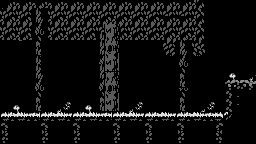

Rendered tile map (Tiled .tmx) drawn with the repository's tilesets; below, a short description and the full map source, tile grids included:
An orthogonal 32x18 tile map with 8x8 px tiles, 1 tile layer (Background), 1 hidden layer not drawn, 2 tilesets.

<map version="1.4" tiledversion="1.4.3" orientation="orthogonal" renderorder="right-down" width="32" height="18" tilewidth="8" tileheight="8" infinite="0" nextlayerid="3" nextobjectid="1">
 <editorsettings>
  <export target="../map_exports/forest01.csv" format="csv" />
 </editorsettings>
 <tileset firstgid="1" source="forest.tsx" />
 <tileset firstgid="321" source="collision.tsx" />
 <layer id="1" name="Background" width="32" height="18">
  <data encoding="csv">
1,116,115,116,115,116,115,116,115,116,115,116,115,116,115,116,115,116,115,116,115,116,115,116,149,150,52,52,52,52,52,52,
131,132,131,132,135,136,131,132,131,132,131,132,131,132,131,132,131,132,131,132,131,132,131,132,133,134,52,52,52,52,52,52,
147,148,147,148,151,152,147,148,147,148,147,148,147,148,147,148,147,148,147,148,115,116,115,116,149,150,52,52,1,1,52,52,
163,164,163,164,167,168,163,164,163,164,163,164,163,137,138,164,163,164,163,164,131,132,131,132,133,134,52,52,1,1,1,52,
179,180,179,180,183,184,179,180,179,180,179,180,135,153,154,180,179,180,179,180,147,148,147,148,149,150,52,52,1,1,1,52,
52,52,36,52,199,200,52,52,52,52,52,52,135,169,170,52,52,52,52,52,161,162,135,136,165,166,52,1,1,1,1,52,
52,1,1,52,215,216,52,52,1,1,52,52,151,185,186,52,52,52,52,52,177,178,151,152,181,182,52,1,1,1,52,52,
52,1,1,52,135,136,52,1,1,1,1,52,167,201,202,52,1,1,1,52,52,52,167,168,52,52,52,1,52,52,52,52,
52,1,1,52,135,136,52,1,1,52,1,52,135,217,218,52,1,1,1,1,52,52,183,184,52,52,1,1,109,110,52,107,
52,1,1,52,151,152,52,1,1,1,1,52,151,153,154,52,1,1,1,1,52,52,199,200,52,1,1,52,125,126,52,123,
52,52,1,52,167,168,52,52,1,1,52,52,167,169,170,52,52,1,1,1,52,52,215,216,52,1,52,52,7,8,9,10,
52,52,52,52,183,184,52,52,52,52,52,52,183,185,186,52,52,52,52,52,52,52,183,184,1,1,52,52,23,24,25,26,
52,109,110,52,199,200,52,107,108,52,109,110,199,201,202,52,107,108,52,52,52,52,199,200,52,107,108,52,23,24,52,51,
52,125,126,52,215,216,52,123,124,52,125,126,215,217,218,52,123,124,52,52,52,52,215,216,52,123,124,52,23,24,52,51,
17,18,19,20,21,17,18,19,20,17,18,19,20,21,17,18,19,20,17,18,19,20,17,18,19,20,21,22,43,51,52,51,
33,34,35,36,37,33,34,35,36,33,34,35,36,37,33,34,35,36,33,34,35,36,33,34,35,36,37,38,51,51,51,51,
49,50,51,52,53,49,50,51,52,49,50,51,52,53,49,50,51,52,49,50,51,52,49,50,51,52,53,54,51,51,51,51,
65,66,67,68,69,65,66,67,68,65,66,67,68,69,65,66,67,68,65,66,67,68,65,66,67,68,69,70,51,51,51,51
</data>
 </layer>
 <layer id="2" name="Collision" width="32" height="18" visible="0">
  <data encoding="csv">
0,0,0,0,0,0,0,0,0,0,0,0,0,0,0,0,0,0,0,0,0,0,0,0,0,0,0,0,0,0,0,0,
0,0,0,0,0,0,0,0,0,0,0,0,0,0,0,0,0,0,0,0,0,0,0,0,0,0,0,0,0,0,0,0,
0,0,0,0,0,0,0,0,0,0,0,0,0,0,0,0,0,0,0,0,0,0,0,0,0,0,0,0,0,0,0,0,
0,0,0,0,0,0,0,0,0,0,0,0,0,0,0,0,0,0,0,0,0,0,0,0,0,0,0,0,0,0,0,0,
0,0,0,0,0,0,0,0,0,0,0,0,0,0,0,0,0,0,0,0,0,0,0,0,0,0,0,0,0,0,0,0,
0,0,0,0,0,0,0,0,0,0,0,0,0,0,0,0,0,0,0,0,0,0,0,0,0,0,0,0,0,0,0,0,
0,0,0,0,0,0,0,0,0,0,0,0,0,0,0,0,0,0,0,0,0,0,0,0,0,0,0,0,0,0,0,0,
0,0,0,0,0,0,0,0,0,0,0,0,0,0,0,0,0,0,0,0,0,0,0,0,0,0,0,0,0,0,0,0,
0,0,0,0,0,0,0,0,0,0,0,0,0,0,0,0,0,0,0,0,0,0,0,0,0,0,0,0,0,0,0,0,
0,0,0,0,0,0,0,0,0,0,0,0,0,0,0,0,0,0,0,0,0,0,0,0,0,0,0,0,0,0,0,0,
0,0,0,0,0,0,0,0,0,0,0,0,0,0,0,0,0,0,0,0,0,0,0,0,0,0,0,0,322,322,322,322,
0,0,0,0,0,0,0,0,0,0,0,0,0,0,0,0,0,0,0,0,0,0,0,0,0,0,0,0,322,0,0,0,
0,0,0,0,0,0,0,0,0,0,0,0,0,0,0,0,0,0,0,0,0,0,0,0,0,0,0,0,322,0,0,0,
0,0,0,0,0,0,0,0,0,0,0,0,0,0,0,0,0,0,0,0,0,0,0,0,0,0,0,0,322,0,0,0,
322,322,322,322,322,322,322,322,322,322,322,322,322,322,322,322,322,322,322,322,322,322,322,322,322,322,322,322,322,0,0,0,
321,0,0,0,0,0,0,0,0,0,0,0,0,0,0,0,0,0,0,0,0,0,0,0,0,0,0,0,0,0,0,0,
321,0,0,0,0,0,0,0,0,0,0,0,0,0,0,0,0,0,0,0,0,0,0,0,0,0,0,0,0,0,0,0,
321,0,0,0,0,0,0,0,0,0,0,0,0,0,0,0,0,0,0,0,0,0,0,0,0,0,0,0,0,0,0,0
</data>
 </layer>
</map>